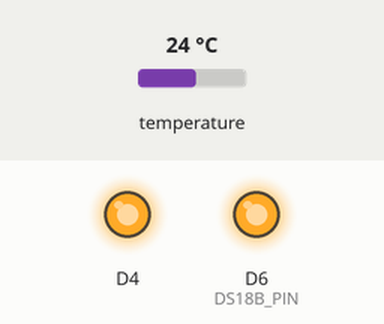
Recording of a sketch running on a simulated ESP8266 (Wemos D1 mini). Parts: output pins drawn as LEDs (lit = HIGH). The inputs (shaded band) are chosen by the test bench; at power-on: temperature 24 °C. WiFi joins after 1.5 s; servers stay silent unless stated; no MQTT or app messages arrive unless stated; what the sketch prints to the serial monitor is not drawn.

Above: at 1.9 s.
At 33.28 s:
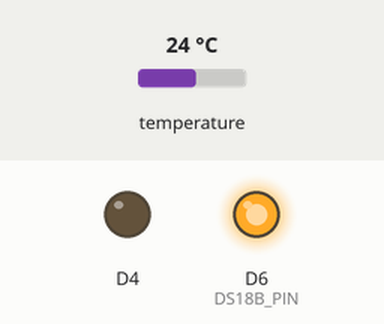
Timing chart, 0 to 41.7 s (numbered marks = the images above):
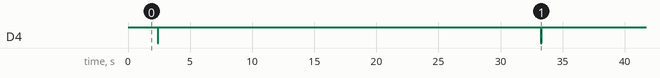

The sketch:

WiFiClientBasic.ino
```cpp
/*
    This sketch sends a string to a TCP server, and prints a one-line response.
    You must run a TCP server in your local network.
    For example, on Linux you can use this command: nc -v -l 3000
*/
#include <stdio.h>
#include <ESP8266WiFi.h>
//#include <ESP8266WiFiMulti.h>
#include "Adafruit_MQTT.h"
#include "Adafruit_MQTT_Client.h"

#include <OneWire.h>
#include <DallasTemperature.h>

#define ONE_WIRE_PIN 4

OneWire oneWire(ONE_WIRE_PIN);
DallasTemperature sensors(&oneWire);

#define STASSID "slowfi"
#define STASSID2 "slowfi_garage"
#define STAPSK  "barbapappa!!"


// Set your Static IP address
IPAddress local_IP(192, 168, 1, 202);
// Set your Gateway IP address
IPAddress gateway(192, 168, 1, 1);

IPAddress subnet(255, 255, 0, 0);
IPAddress primaryDNS(192, 168, 1, 1);   //optional

//ESP8266WiFiMulti WiFiMulti;

#define SERVER      "192.168.1.38"
#define PORT  1883                   // use 8883 for SSL

  // Use WiFiClient class to create TCP connections
  WiFiClient client;

// Setup the MQTT client class by passing in the WiFi client and MQTT server and login details.
Adafruit_MQTT_Client mqtt(&client, SERVER, PORT);

/****************************** Feeds ***************************************/

// Setup a feed called 'arb_packet' for publishing.
// Notice MQTT paths for AIO follow the form: <username>/feeds/<feedname>
#define BASE_TOPIC "homeassistant/sensor/D1/" + mac + ""
#define STATE_TOPIC BASE_TOPIC"/state"
#define ATTR_TOPIC BASE_TOPIC"/attr"
#define CONF_TOPIC BASE_TOPIC"/config"


#define DS18B_PIN 12

void MQTT_connect();
String mac, maclong;

//gather sleep routine
void sleep()
{
    digitalWrite(LED_BUILTIN, HIGH);  // Turn the LED off by making the voltage HIGH
    digitalWrite(DS18B_PIN, LOW); // Turn the ds18b20 off
    ESP.restart();
    //ESP.deepSleep(120*1000*1000);
}


void setup()
{
  pinMode(LED_BUILTIN, OUTPUT);     // Initialize the LED_BUILTIN pin as an output
  digitalWrite(LED_BUILTIN, HIGH);  // Turn the LED off by making the voltage HIGH
  pinMode(DS18B_PIN, OUTPUT);     // Initialize the DS18B_PIN pin as an output
  digitalWrite(DS18B_PIN, LOW); // Turn the ds18b20 off

  Serial.begin(115200);

    // Configures static IP address
  // if (!WiFi.config(local_IP, gateway, subnet, primaryDNS))
  // {
  //   Serial.println("STA Failed to configure");
  // }

  // We start by connecting to a WiFi network
  WiFi.mode(WIFI_STA);
//  WiFiMulti.addAP(STASSID, STAPSK);
//  WiFiMulti.addAP(STASSID2, STAPSK);

  Serial.print("\nWait for WiFi");
  WiFi.begin(STASSID2, STAPSK);

  int i = 0;
  while( WiFi.status() != WL_CONNECTED )
  {
    if(i > 1500)
      sleep();  //if no wifi after 10 sec, sleep
    i++;

    Serial.print(".");
    delay(100);
  }

  Serial.print(" WiFi connected");
  Serial.print(" IP address: ");
  Serial.println(WiFi.localIP());

  MQTT_connect();


  //Fetch mac
  mac = maclong = WiFi.macAddress();
  mac.replace(":", "");
  String test1 = CONF_TOPIC;
  Adafruit_MQTT_Publish confT = Adafruit_MQTT_Publish(&mqtt, test1.c_str());

  //String conftemplate = "{\"dev_cla\": \"temperature\", \"exp_aft\": \"270\", \"name\": \"D1 temp\", \"uniq_id\": \"wemosD1_" + mac + "\", \"stat_t\": \"" STATE_TOPIC "\", \"unit_of_meas\": \"C\", \"val_tpl\": \"{{value_json.temperature}}\", \"dev\":{\"ids\":[\"" +mac+ "\"],\"mdl\":\"WemosD1\",\"mf\":\"Petter\"} }";
  String conftemplate = "{\"dev_cla\":\"temperature\",\"exp_aft\":\"270\",\"name\":\"D1_temp\",\"uniq_id\":\"wemosD1_" + mac + "\",\"stat_t\":\"" STATE_TOPIC "\",\"json_attr_t\":\"" ATTR_TOPIC "\",\"unit_of_meas\":\"C\",\"val_tpl\":\"{{value_json.temperature}}\",\"dev\":{\"ids\":[\"" +mac+ "\"],\"mf\":\"Petter\",\"mdl\":\"WemosD1\",\"name\":\"WemosD1\"}}";


//  Serial.println(conftemplate.length());
  Serial.println(conftemplate.c_str());
//*
  if (! confT.publish((uint8_t*)conftemplate.c_str(), conftemplate.length()))
    Serial.println(F("Publish conf Failed."));
  else
  {
    Serial.println(F("Publish conf Success!"));
  }//*/

  char pac[50] = {0};
  int len = snprintf(pac, sizeof(pac), "{\"IP\": \"%s\",\"Mac\":\"%s\"}", WiFi.localIP().toString().c_str() , maclong.c_str());

  String test = ATTR_TOPIC;
  Adafruit_MQTT_Publish attrT = Adafruit_MQTT_Publish(&mqtt, test.c_str());

  if (! attrT.publish((uint8_t*)pac, len))
    Serial.println(F("Publish attrT Failed."));
  else
  {
    Serial.println(F("Publish attrT Success!"));
  }

}

//{"dev_cla":"temperature","exp_aft":"270","name":"D1_temp","uniq_id":"wemosD1_84:CC:A8:A1:CB:2F","stat_t":"homeassistant/sensor/wemos/D1/state","unit_of_meas":"C","val_tpl":"{{value_json.temperature}}","dev":{"ids":["84:CC:A8:A1:CB:2F"],"mf":"Petter","mdl":"We
void loop()
{
    digitalWrite(DS18B_PIN, HIGH);   // Turn the ds18b20 on
    delay(20);
    oneWire.reset();
    sensors.begin();
    sensors.requestTemperatures();
    float temp = sensors.getTempCByIndex(0);
    if(temp == -127.0)
    {
      Serial.println(F("Sensor failed, sleeping..."));
      delay(10);  // wait 60 ms
      sleep();  //bail if no reading
    }

  digitalWrite(LED_BUILTIN, LOW);   // Turn the LED on (Note that LOW is the voltage level
    MQTT_connect();

    Serial.println(temp);


    char pac[50] = {0};
    int len = snprintf(pac, sizeof(pac), "{\"temperature\": %.1f}", temp);

    String test = STATE_TOPIC;
    Adafruit_MQTT_Publish stateT = Adafruit_MQTT_Publish(&mqtt, test.c_str());

    if (! stateT.publish((uint8_t*)pac, len))
      Serial.println(F("Publish Failed."));
    else
    {
      Serial.println(F("Publish Success!"));
    }

  delay(70);  // wait 70 ms for transaction to complete


  //Serial.print("Number of sensors = ");
  //Serial.println(sensors.getDeviceCount());

 // sleep();
  digitalWrite(LED_BUILTIN, HIGH);   // Turn the LED on (Note that LOW is the voltage level
  delay(30* 1000);
}

// Function to connect and reconnect as necessary to the MQTT server.
// Should be called in the loop function and it will take care if connecting.
void MQTT_connect()
{
  int8_t ret;

  // Stop if already connected.
  if (mqtt.connected())
  {
    return;
  }

  Serial.print(F("Connecting to MQTT... "));

  uint8_t retries = 3;
  while ((ret = mqtt.connect()) != 0)
  { // connect will return 0 for connected
       Serial.println(mqtt.connectErrorString(ret));
       Serial.println(F("Retrying MQTT connection in 5 seconds..."));
       mqtt.disconnect();
       delay(5);  // wait 5 ms
       retries--;
       if (retries == 0)
       {
        sleep(); // basically die
       }
  }
  Serial.println(F("MQTT Connected!"));
}
```

Measured:
- by itself, D4: alternates HIGH for 30.8 s and LOW for 0.07 s
